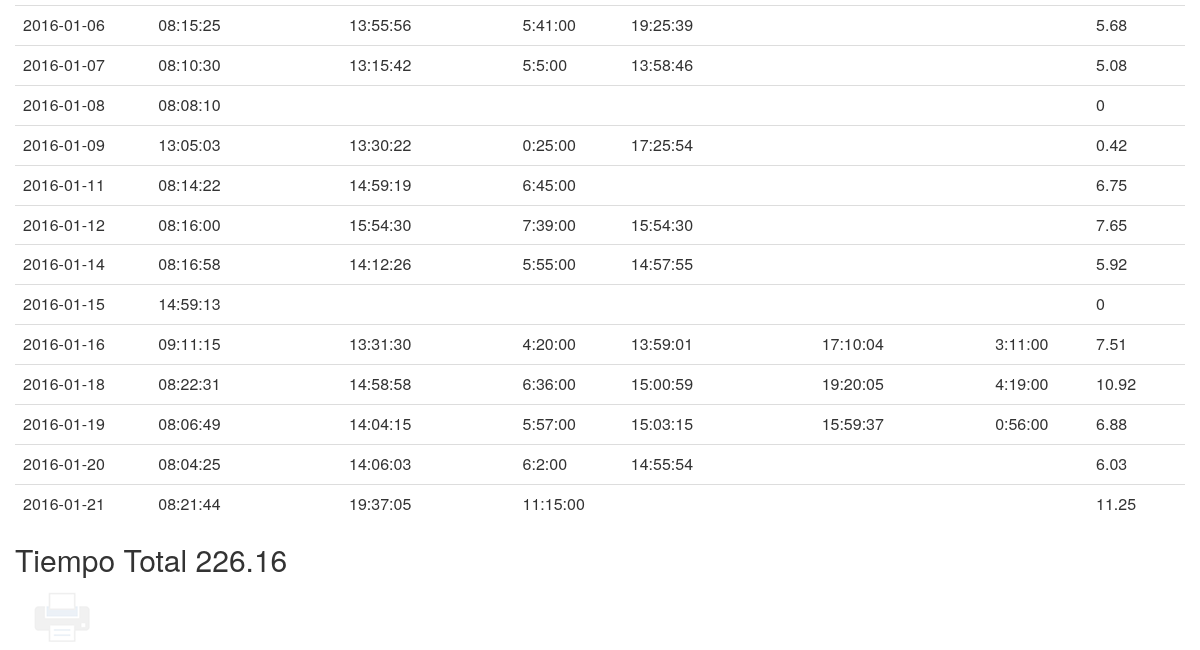
Before: /horario-personal.php?usuario=2 (lower part) with the older database file.
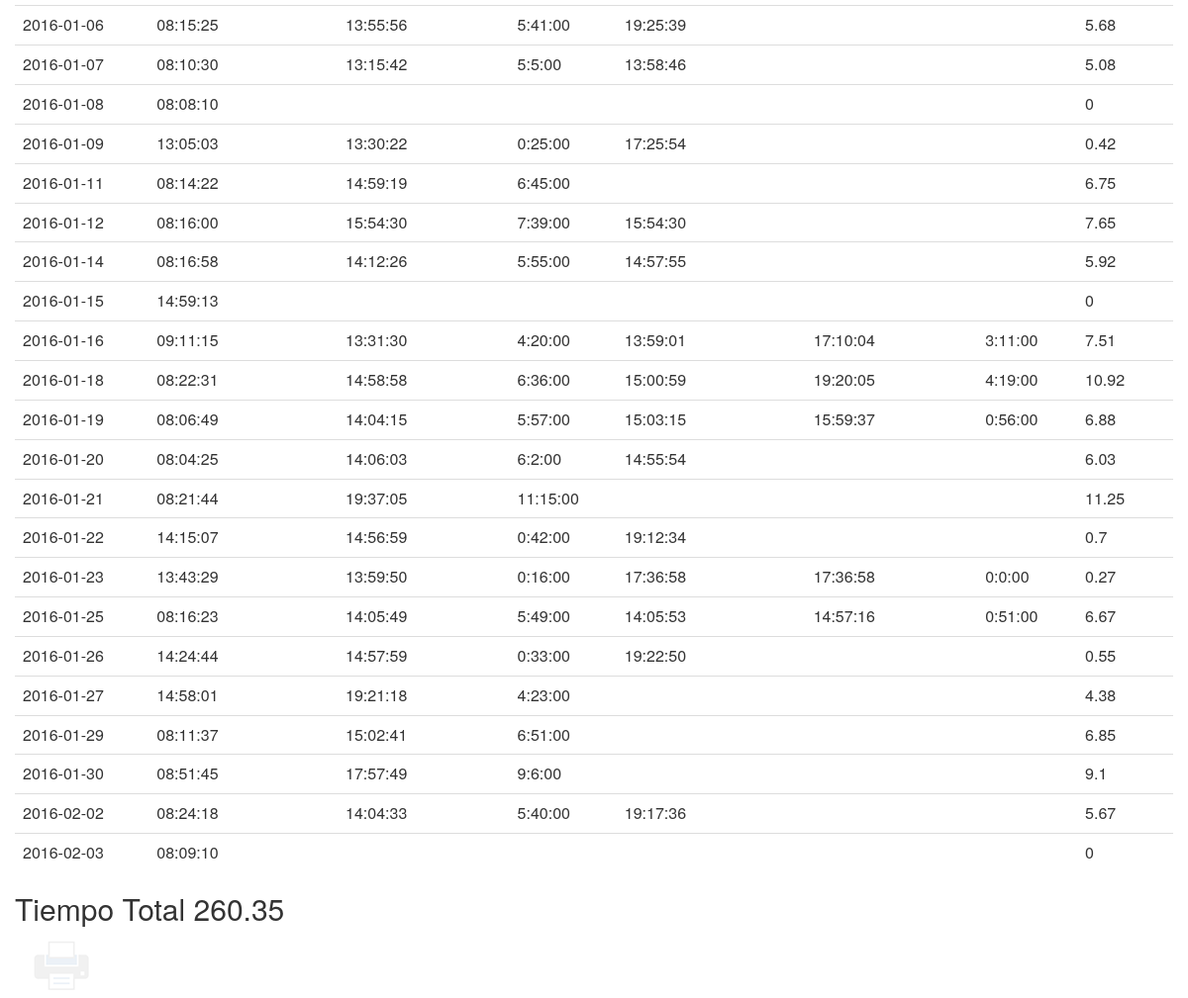
After: the same page with the newer database file.
### tables this page shows
CREATE TABLE IF NOT EXISTS `horario` (
  `idhorario` int(11) NOT NULL AUTO_INCREMENT,
  `dia_entrada` date DEFAULT NULL,
  `hora_entrada` time DEFAULT NULL,
  `dia_salida` date DEFAULT NULL,
  `hora_salida` time DEFAULT NULL,
  `tiempo` varchar(8) NOT NULL,
  `tiempo_decimal` float(5,2) NOT NULL,
  `despues_entrada` time DEFAULT NULL,
  `despues_salida` time DEFAULT NULL,
  `despues_tiempo` varchar(8) DEFAULT NULL,
  `despues_tiempo_decimal` float(5,2) DEFAULT NULL,
  `total` varchar(8) DEFAULT NULL,
  `total_decimal` float(5,2) DEFAULT NULL,
  `personal_idpersonal` int(11) NOT NULL,
  PRIMARY KEY (`idhorario`,`personal_idpersonal`),
  KEY `fk_horario_personal1_idx` (`personal_idpersonal`)
);

### horario-personal.php (the view, shortened to what this page needs)
<html>
<head>
<link rel="stylesheet" type="text/css" href="css/bootstrap.min.css">
<link rel="stylesheet" type="text/css" href="css/imprimir.css">
</head>
<body>
	<div class="container">
		<div class="row">
			<?php
				include('conexion.php');
			?>
			<div class="table-responsive">
				<table class="table">
					<?php
						$usuario = $_GET['usuario'];
						$datos = "select * from horario where personal_idpersonal = '$usuario'";
						$horario = mysql_query($datos, $conexion) or die(mysql_error());
						$total = 0;
						while ($rows = mysql_fetch_assoc($horario)) {
							echo "<tr>";
							$dia = $rows['dia_entrada'];
							echo "<td>".$dia."</td>";
							$entrada = $rows['hora_entrada'];
							echo "<td>".$entrada."</td>";
							$salida = $rows['hora_salida'];
							echo "<td>".$salida."</td>";
							$tiempo = $rows['tiempo'];
							echo "<td>".$tiempo."</td>";
							$decimal = $rows['tiempo_decimal'];
							$entrada = $rows['despues_entrada'];
							echo "<td>".$entrada."</td>";
							$salida = $rows['despues_salida'];
							echo "<td>".$salida."</td>";
							$despues_tiempo = $rows['despues_tiempo'];
							echo "<td>".$despues_tiempo."</td>";
							$despues_decimal = $rows['despues_tiempo_decimal'];
							$en_dia = 0;
							if(!empty($decimal)){
								$total = $total + $decimal;
								$en_dia = $en_dia + $decimal;
								if(!empty($despues_decimal)){
								$total = $total + $despues_decimal;
								$en_dia = $en_dia + $despues_decimal;
								}
							}
							echo "<td>".$en_dia."</td>";
							echo "</tr>";
						}
					?>
				</table>
				<h2>Tiempo Total <?php echo $total; ?></h2>
			</div>
		</div>
		<button onclick='window.print()' type='button' id='btnImprimir'></button>
	</div>
</body>

Changed rows visible on the page:
added horario: dia_entrada "2016-01-22", hora_entrada "14:15:07", hora_salida "14:56:59", tiempo "0:42:00", despues_entrada "19:12:34", en_dia "0.7"
added horario: dia_entrada "2016-01-23", hora_entrada "13:43:29", hora_salida "13:59:50", tiempo "0:16:00", despues_entrada "17:36:58", despues_salida "17:36:58", despues_tiempo "0:0:00", en_dia "0.27"
added horario: dia_entrada "2016-01-25", hora_entrada "08:16:23", hora_salida "14:05:49", tiempo "5:49:00", despues_entrada "14:05:53", despues_salida "14:57:16", despues_tiempo "0:51:00", en_dia "6.67"
added horario: dia_entrada "2016-01-26", hora_entrada "14:24:44", hora_salida "14:57:59", tiempo "0:33:00", despues_entrada "19:22:50", en_dia "0.55"
added horario: dia_entrada "2016-01-27", hora_entrada "14:58:01", hora_salida "19:21:18", tiempo "4:23:00", en_dia "4.38"
added horario: dia_entrada "2016-01-29", hora_entrada "08:11:37", hora_salida "15:02:41", tiempo "6:51:00", en_dia "6.85"
added horario: dia_entrada "2016-01-30", hora_entrada "08:51:45", hora_salida "17:57:49", tiempo "9:6:00", en_dia "9.1"
added horario: dia_entrada "2016-02-02", hora_entrada "08:24:18", hora_salida "14:04:33", tiempo "5:40:00", despues_entrada "19:17:36", en_dia "5.67"
added horario: dia_entrada "2016-02-03", hora_entrada "08:09:10", en_dia "0"
Other visible differences:
$total: "226.16" → "260.35"
